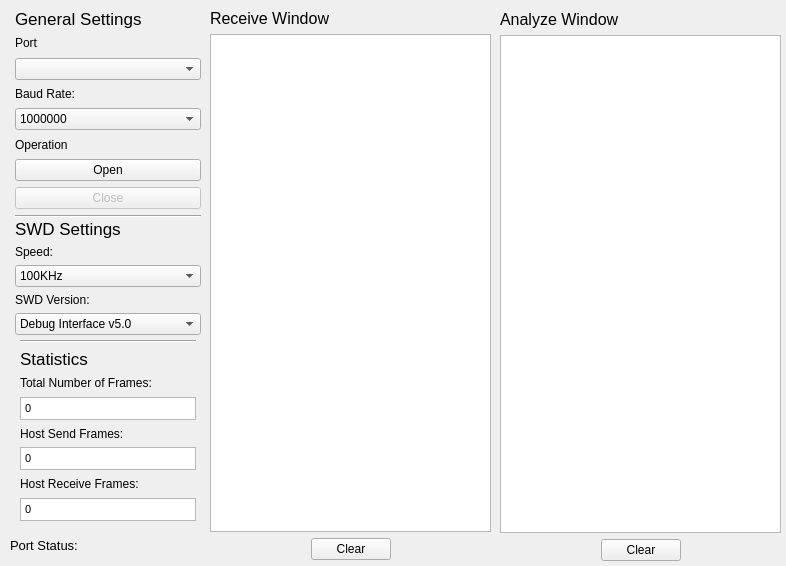
<?xml version="1.0" encoding="UTF-8"?>
<ui version="4.0">
 <class>Form</class>
 <widget class="QWidget" name="Form">
  <property name="geometry">
   <rect>
    <x>0</x>
    <y>0</y>
    <width>786</width>
    <height>566</height>
   </rect>
  </property>
  <property name="windowTitle">
   <string>Form</string>
  </property>
  <widget class="QWidget" name="verticalLayoutWidget_3">
   <property name="geometry">
    <rect>
     <x>500</x>
     <y>10</y>
     <width>281</width>
     <height>551</height>
    </rect>
   </property>
   <layout class="QVBoxLayout" name="verticalLayout_3">
    <item>
     <widget class="QLabel" name="Analyz_Window_Label">
      <property name="font">
       <font>
        <pointsize>12</pointsize>
       </font>
      </property>
      <property name="text">
       <string>Analyze Window</string>
      </property>
     </widget>
    </item>
    <item>
     <widget class="QTextBrowser" name="AnalyzetextBrowser"/>
    </item>
    <item>
     <layout class="QHBoxLayout" name="horizontalLayout_4">
      <item>
       <spacer name="horizontalSpacer_7">
        <property name="orientation">
         <enum>Qt::Horizontal</enum>
        </property>
        <property name="sizeHint" stdset="0">
         <size>
          <width>40</width>
          <height>20</height>
         </size>
        </property>
       </spacer>
      </item>
      <item>
       <widget class="QPushButton" name="Clear_pushButton_Analyze">
        <property name="text">
         <string>Clear</string>
        </property>
       </widget>
      </item>
      <item>
       <spacer name="horizontalSpacer_8">
        <property name="orientation">
         <enum>Qt::Horizontal</enum>
        </property>
        <property name="sizeHint" stdset="0">
         <size>
          <width>40</width>
          <height>20</height>
         </size>
        </property>
       </spacer>
      </item>
     </layout>
    </item>
   </layout>
  </widget>
  <widget class="QWidget" name="verticalLayoutWidget_2">
   <property name="geometry">
    <rect>
     <x>210</x>
     <y>9</y>
     <width>281</width>
     <height>551</height>
    </rect>
   </property>
   <layout class="QVBoxLayout" name="verticalLayout_2">
    <item>
     <widget class="QLabel" name="Receive_Window_Label">
      <property name="font">
       <font>
        <pointsize>12</pointsize>
       </font>
      </property>
      <property name="text">
       <string>Receive Window</string>
      </property>
     </widget>
    </item>
    <item>
     <widget class="QTextBrowser" name="ReceivetextBrowser"/>
    </item>
    <item>
     <layout class="QHBoxLayout" name="horizontalLayout_3">
      <item>
       <spacer name="horizontalSpacer_6">
        <property name="orientation">
         <enum>Qt::Horizontal</enum>
        </property>
        <property name="sizeHint" stdset="0">
         <size>
          <width>40</width>
          <height>20</height>
         </size>
        </property>
       </spacer>
      </item>
      <item>
       <widget class="QPushButton" name="Clear_pushButton_Receive">
        <property name="text">
         <string>Clear</string>
        </property>
       </widget>
      </item>
      <item>
       <spacer name="horizontalSpacer_5">
        <property name="orientation">
         <enum>Qt::Horizontal</enum>
        </property>
        <property name="sizeHint" stdset="0">
         <size>
          <width>40</width>
          <height>20</height>
         </size>
        </property>
       </spacer>
      </item>
     </layout>
    </item>
   </layout>
  </widget>
  <widget class="QWidget" name="horizontalLayoutWidget_5">
   <property name="geometry">
    <rect>
     <x>10</x>
     <y>340</y>
     <width>191</width>
     <height>181</height>
    </rect>
   </property>
   <layout class="QHBoxLayout" name="horizontalLayout_5">
    <item>
     <spacer name="horizontalSpacer_9">
      <property name="orientation">
       <enum>Qt::Horizontal</enum>
      </property>
      <property name="sizeType">
       <enum>QSizePolicy::Fixed</enum>
      </property>
      <property name="sizeHint" stdset="0">
       <size>
        <width>5</width>
        <height>20</height>
       </size>
      </property>
     </spacer>
    </item>
    <item>
     <layout class="QVBoxLayout" name="verticalLayout_5">
      <item>
       <widget class="Line" name="line">
        <property name="orientation">
         <enum>Qt::Horizontal</enum>
        </property>
       </widget>
      </item>
      <item>
       <widget class="QLabel" name="Statistics_Label">
        <property name="font">
         <font>
          <pointsize>13</pointsize>
         </font>
        </property>
        <property name="text">
         <string>Statistics</string>
        </property>
       </widget>
      </item>
      <item>
       <widget class="QLabel" name="Number_Label_1">
        <property name="text">
         <string>Total Number of Frames:</string>
        </property>
       </widget>
      </item>
      <item>
       <widget class="QTextBrowser" name="Number_textBrowser">
        <property name="enabled">
         <bool>true</bool>
        </property>
        <property name="sizePolicy">
         <sizepolicy hsizetype="Preferred" vsizetype="Preferred">
          <horstretch>0</horstretch>
          <verstretch>30</verstretch>
         </sizepolicy>
        </property>
        <property name="minimumSize">
         <size>
          <width>176</width>
          <height>13</height>
         </size>
        </property>
        <property name="maximumSize">
         <size>
          <width>139</width>
          <height>23</height>
         </size>
        </property>
        <property name="baseSize">
         <size>
          <width>139</width>
          <height>20</height>
         </size>
        </property>
        <property name="html">
         <string>&lt;!DOCTYPE HTML PUBLIC &quot;-//W3C//DTD HTML 4.0//EN&quot; &quot;http://www.w3.org/TR/REC-html40/strict.dtd&quot;&gt;
&lt;html&gt;&lt;head&gt;&lt;meta name=&quot;qrichtext&quot; content=&quot;1&quot; /&gt;&lt;style type=&quot;text/css&quot;&gt;
p, li { white-space: pre-wrap; }
&lt;/style&gt;&lt;/head&gt;&lt;body style=&quot; font-family:'MS Shell Dlg 2'; font-size:8.25pt; font-weight:400; font-style:normal;&quot;&gt;
&lt;p style=&quot; margin-top:0px; margin-bottom:0px; margin-left:0px; margin-right:0px; -qt-block-indent:0; text-indent:0px;&quot;&gt;0&lt;/p&gt;&lt;/body&gt;&lt;/html&gt;</string>
        </property>
       </widget>
      </item>
      <item>
       <widget class="QLabel" name="Number_Label_2">
        <property name="text">
         <string>Host Send Frames:</string>
        </property>
       </widget>
      </item>
      <item>
       <widget class="QTextBrowser" name="Number_textBrowser_2">
        <property name="enabled">
         <bool>true</bool>
        </property>
        <property name="sizePolicy">
         <sizepolicy hsizetype="Preferred" vsizetype="Preferred">
          <horstretch>0</horstretch>
          <verstretch>30</verstretch>
         </sizepolicy>
        </property>
        <property name="minimumSize">
         <size>
          <width>176</width>
          <height>13</height>
         </size>
        </property>
        <property name="maximumSize">
         <size>
          <width>139</width>
          <height>23</height>
         </size>
        </property>
        <property name="baseSize">
         <size>
          <width>139</width>
          <height>20</height>
         </size>
        </property>
        <property name="html">
         <string>&lt;!DOCTYPE HTML PUBLIC &quot;-//W3C//DTD HTML 4.0//EN&quot; &quot;http://www.w3.org/TR/REC-html40/strict.dtd&quot;&gt;
&lt;html&gt;&lt;head&gt;&lt;meta name=&quot;qrichtext&quot; content=&quot;1&quot; /&gt;&lt;style type=&quot;text/css&quot;&gt;
p, li { white-space: pre-wrap; }
&lt;/style&gt;&lt;/head&gt;&lt;body style=&quot; font-family:'MS Shell Dlg 2'; font-size:8.25pt; font-weight:400; font-style:normal;&quot;&gt;
&lt;p style=&quot; margin-top:0px; margin-bottom:0px; margin-left:0px; margin-right:0px; -qt-block-indent:0; text-indent:0px;&quot;&gt;0&lt;/p&gt;&lt;/body&gt;&lt;/html&gt;</string>
        </property>
       </widget>
      </item>
      <item>
       <widget class="QLabel" name="Number_Label_3">
        <property name="text">
         <string>Host Receive Frames:</string>
        </property>
       </widget>
      </item>
      <item>
       <widget class="QTextBrowser" name="Number_textBrowser_3">
        <property name="enabled">
         <bool>true</bool>
        </property>
        <property name="sizePolicy">
         <sizepolicy hsizetype="Preferred" vsizetype="Preferred">
          <horstretch>0</horstretch>
          <verstretch>30</verstretch>
         </sizepolicy>
        </property>
        <property name="minimumSize">
         <size>
          <width>176</width>
          <height>13</height>
         </size>
        </property>
        <property name="maximumSize">
         <size>
          <width>139</width>
          <height>23</height>
         </size>
        </property>
        <property name="baseSize">
         <size>
          <width>139</width>
          <height>20</height>
         </size>
        </property>
        <property name="html">
         <string>&lt;!DOCTYPE HTML PUBLIC &quot;-//W3C//DTD HTML 4.0//EN&quot; &quot;http://www.w3.org/TR/REC-html40/strict.dtd&quot;&gt;
&lt;html&gt;&lt;head&gt;&lt;meta name=&quot;qrichtext&quot; content=&quot;1&quot; /&gt;&lt;style type=&quot;text/css&quot;&gt;
p, li { white-space: pre-wrap; }
&lt;/style&gt;&lt;/head&gt;&lt;body style=&quot; font-family:'MS Shell Dlg 2'; font-size:8.25pt; font-weight:400; font-style:normal;&quot;&gt;
&lt;p style=&quot; margin-top:0px; margin-bottom:0px; margin-left:0px; margin-right:0px; -qt-block-indent:0; text-indent:0px;&quot;&gt;0&lt;/p&gt;&lt;/body&gt;&lt;/html&gt;</string>
        </property>
       </widget>
      </item>
     </layout>
    </item>
   </layout>
  </widget>
  <widget class="QWidget" name="horizontalLayoutWidget">
   <property name="geometry">
    <rect>
     <x>10</x>
     <y>9</y>
     <width>191</width>
     <height>209</height>
    </rect>
   </property>
   <layout class="QHBoxLayout" name="horizontalLayout">
    <item>
     <spacer name="horizontalSpacer">
      <property name="orientation">
       <enum>Qt::Horizontal</enum>
      </property>
      <property name="sizeType">
       <enum>QSizePolicy::Fixed</enum>
      </property>
      <property name="sizeHint" stdset="0">
       <size>
        <width>5</width>
        <height>20</height>
       </size>
      </property>
     </spacer>
    </item>
    <item>
     <layout class="QVBoxLayout" name="verticalLayout">
      <item>
       <widget class="QLabel" name="General_Setting_Label">
        <property name="font">
         <font>
          <pointsize>13</pointsize>
         </font>
        </property>
        <property name="text">
         <string>General Settings</string>
        </property>
       </widget>
      </item>
      <item>
       <layout class="QHBoxLayout" name="horizontalLayout_6">
        <item>
         <widget class="QLabel" name="Port_Label">
          <property name="sizePolicy">
           <sizepolicy hsizetype="Minimum" vsizetype="Minimum">
            <horstretch>0</horstretch>
            <verstretch>0</verstretch>
           </sizepolicy>
          </property>
          <property name="minimumSize">
           <size>
            <width>23</width>
            <height>14</height>
           </size>
          </property>
          <property name="maximumSize">
           <size>
            <width>23</width>
            <height>14</height>
           </size>
          </property>
          <property name="text">
           <string>Port:</string>
          </property>
         </widget>
        </item>
        <item>
         <widget class="QLabel" name="PortInfo_Label">
          <property name="text">
           <string/>
          </property>
         </widget>
        </item>
       </layout>
      </item>
      <item>
       <widget class="QComboBox" name="Port_comboBox"/>
      </item>
      <item>
       <widget class="QLabel" name="BaudRate_Label">
        <property name="text">
         <string>Baud Rate:</string>
        </property>
       </widget>
      </item>
      <item>
       <widget class="QComboBox" name="BaudRate_comboBox">
        <property name="currentText">
         <string>1000000</string>
        </property>
        <property name="currentIndex">
         <number>5</number>
        </property>
        <item>
         <property name="text">
          <string>9600</string>
         </property>
        </item>
        <item>
         <property name="text">
          <string>19200</string>
         </property>
        </item>
        <item>
         <property name="text">
          <string>38400</string>
         </property>
        </item>
        <item>
         <property name="text">
          <string>57600</string>
         </property>
        </item>
        <item>
         <property name="text">
          <string>115200</string>
         </property>
        </item>
        <item>
         <property name="text">
          <string>1000000</string>
         </property>
        </item>
       </widget>
      </item>
      <item>
       <widget class="QLabel" name="Operation_Label">
        <property name="text">
         <string>Operation</string>
        </property>
       </widget>
      </item>
      <item>
       <widget class="QPushButton" name="Open_Button">
        <property name="text">
         <string>Open</string>
        </property>
       </widget>
      </item>
      <item>
       <widget class="QPushButton" name="Close_Button">
        <property name="enabled">
         <bool>false</bool>
        </property>
        <property name="text">
         <string>Close</string>
        </property>
       </widget>
      </item>
      <item>
       <widget class="Line" name="line_2">
        <property name="orientation">
         <enum>Qt::Horizontal</enum>
        </property>
       </widget>
      </item>
     </layout>
    </item>
   </layout>
  </widget>
  <widget class="QWidget" name="horizontalLayoutWidget_2">
   <property name="geometry">
    <rect>
     <x>10</x>
     <y>219</y>
     <width>191</width>
     <height>121</height>
    </rect>
   </property>
   <layout class="QHBoxLayout" name="horizontalLayout_2">
    <item>
     <spacer name="horizontalSpacer_3">
      <property name="orientation">
       <enum>Qt::Horizontal</enum>
      </property>
      <property name="sizeType">
       <enum>QSizePolicy::Fixed</enum>
      </property>
      <property name="sizeHint" stdset="0">
       <size>
        <width>5</width>
        <height>20</height>
       </size>
      </property>
     </spacer>
    </item>
    <item>
     <layout class="QVBoxLayout" name="verticalLayout_4">
      <item>
       <widget class="QLabel" name="SWD_Setting_Label">
        <property name="font">
         <font>
          <pointsize>13</pointsize>
         </font>
        </property>
        <property name="text">
         <string>SWD Settings</string>
        </property>
       </widget>
      </item>
      <item>
       <widget class="QLabel" name="Speed_Label">
        <property name="text">
         <string>Speed:</string>
        </property>
       </widget>
      </item>
      <item>
       <widget class="QComboBox" name="Speed_comboBox">
        <item>
         <property name="text">
          <string>100KHz</string>
         </property>
        </item>
        <item>
         <property name="text">
          <string>500KHz</string>
         </property>
        </item>
        <item>
         <property name="text">
          <string>1MHz</string>
         </property>
        </item>
        <item>
         <property name="text">
          <string>2MHz</string>
         </property>
        </item>
        <item>
         <property name="text">
          <string>4MHz</string>
         </property>
        </item>
        <item>
         <property name="text">
          <string>6MHz</string>
         </property>
        </item>
       </widget>
      </item>
      <item>
       <widget class="QLabel" name="SWD_Version_Label">
        <property name="text">
         <string>SWD Version:</string>
        </property>
       </widget>
      </item>
      <item>
       <widget class="QComboBox" name="Version_comboBox">
        <property name="currentText">
         <string>Debug Interface v5.0</string>
        </property>
        <property name="currentIndex">
         <number>0</number>
        </property>
        <item>
         <property name="text">
          <string>Debug Interface v5.0</string>
         </property>
        </item>
        <item>
         <property name="text">
          <string>Debug Interface v6.0</string>
         </property>
        </item>
       </widget>
      </item>
      <item>
       <spacer name="verticalSpacer_2">
        <property name="orientation">
         <enum>Qt::Vertical</enum>
        </property>
        <property name="sizeHint" stdset="0">
         <size>
          <width>20</width>
          <height>40</height>
         </size>
        </property>
       </spacer>
      </item>
     </layout>
    </item>
   </layout>
  </widget>
  <widget class="QWidget" name="horizontalLayoutWidget_3">
   <property name="geometry">
    <rect>
     <x>9</x>
     <y>530</y>
     <width>191</width>
     <height>31</height>
    </rect>
   </property>
   <layout class="QHBoxLayout" name="horizontalLayout_7">
    <item>
     <widget class="QLabel" name="Port_Status_Label_1">
      <property name="sizePolicy">
       <sizepolicy hsizetype="Preferred" vsizetype="Preferred">
        <horstretch>0</horstretch>
        <verstretch>0</verstretch>
       </sizepolicy>
      </property>
      <property name="maximumSize">
       <size>
        <width>70</width>
        <height>29</height>
       </size>
      </property>
      <property name="font">
       <font>
        <pointsize>10</pointsize>
       </font>
      </property>
      <property name="text">
       <string>Port Status:</string>
      </property>
     </widget>
    </item>
    <item>
     <widget class="QLabel" name="Port_Status_Label_2">
      <property name="sizePolicy">
       <sizepolicy hsizetype="Preferred" vsizetype="Preferred">
        <horstretch>0</horstretch>
        <verstretch>0</verstretch>
       </sizepolicy>
      </property>
      <property name="maximumSize">
       <size>
        <width>110</width>
        <height>29</height>
       </size>
      </property>
      <property name="font">
       <font>
        <pointsize>10</pointsize>
       </font>
      </property>
      <property name="text">
       <string/>
      </property>
     </widget>
    </item>
   </layout>
  </widget>
 </widget>
 <resources/>
 <connections/>
</ui>
